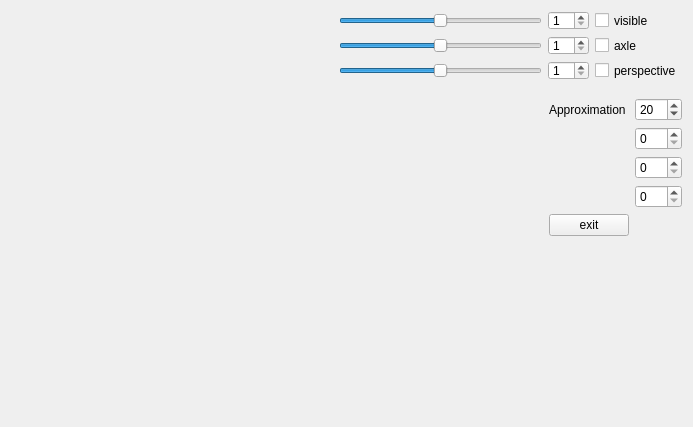
<?xml version="1.0" encoding="UTF-8"?>
<ui version="4.0">
 <class>Frame</class>
 <widget class="QWidget" name="Frame">
  <property name="geometry">
   <rect>
    <x>0</x>
    <y>0</y>
    <width>693</width>
    <height>427</height>
   </rect>
  </property>
  <property name="minimumSize">
   <size>
    <width>693</width>
    <height>427</height>
   </size>
  </property>
  <property name="windowTitle">
   <string>Frame</string>
  </property>
  <layout class="QFormLayout" name="formLayout">
   <property name="fieldGrowthPolicy">
    <enum>QFormLayout::AllNonFixedFieldsGrow</enum>
   </property>
   <item row="0" column="1">
    <layout class="QGridLayout" name="gridLayout_2">
     <item row="1" column="2">
      <widget class="QSlider" name="UpDown">
       <property name="minimumSize">
        <size>
         <width>203</width>
         <height>19</height>
        </size>
       </property>
       <property name="maximumSize">
        <size>
         <width>203</width>
         <height>19</height>
        </size>
       </property>
       <property name="minimum">
        <number>-100</number>
       </property>
       <property name="maximum">
        <number>100</number>
       </property>
       <property name="orientation">
        <enum>Qt::Horizontal</enum>
       </property>
      </widget>
     </item>
     <item row="2" column="2">
      <widget class="QSlider" name="zoom">
       <property name="minimumSize">
        <size>
         <width>203</width>
         <height>19</height>
        </size>
       </property>
       <property name="maximumSize">
        <size>
         <width>203</width>
         <height>19</height>
        </size>
       </property>
       <property name="minimum">
        <number>0</number>
       </property>
       <property name="maximum">
        <number>200</number>
       </property>
       <property name="value">
        <number>100</number>
       </property>
       <property name="orientation">
        <enum>Qt::Horizontal</enum>
       </property>
      </widget>
     </item>
     <item row="0" column="0">
      <spacer name="horizontalSpacer">
       <property name="orientation">
        <enum>Qt::Horizontal</enum>
       </property>
       <property name="sizeHint" stdset="0">
        <size>
         <width>40</width>
         <height>20</height>
        </size>
       </property>
      </spacer>
     </item>
     <item row="1" column="5">
      <widget class="QCheckBox" name="axleVisible">
       <property name="text">
        <string>axle</string>
       </property>
      </widget>
     </item>
     <item row="0" column="2">
      <widget class="QSlider" name="LeftRight">
       <property name="minimumSize">
        <size>
         <width>203</width>
         <height>19</height>
        </size>
       </property>
       <property name="maximumSize">
        <size>
         <width>203</width>
         <height>19</height>
        </size>
       </property>
       <property name="minimum">
        <number>-100</number>
       </property>
       <property name="maximum">
        <number>100</number>
       </property>
       <property name="orientation">
        <enum>Qt::Horizontal</enum>
       </property>
      </widget>
     </item>
     <item row="1" column="4">
      <widget class="QSpinBox" name="ScaleY">
       <property name="minimum">
        <number>1</number>
       </property>
      </widget>
     </item>
     <item row="2" column="4">
      <widget class="QSpinBox" name="ScaleZ">
       <property name="minimum">
        <number>1</number>
       </property>
      </widget>
     </item>
     <item row="0" column="4">
      <widget class="QSpinBox" name="ScaleX">
       <property name="minimum">
        <number>1</number>
       </property>
      </widget>
     </item>
     <item row="0" column="5">
      <widget class="QCheckBox" name="checkBox">
       <property name="text">
        <string>visible</string>
       </property>
      </widget>
     </item>
     <item row="2" column="5">
      <widget class="QCheckBox" name="perspectiveView">
       <property name="text">
        <string>perspective</string>
       </property>
      </widget>
     </item>
    </layout>
   </item>
   <item row="3" column="1">
    <spacer name="horizontalSpacer_2">
     <property name="orientation">
      <enum>Qt::Horizontal</enum>
     </property>
     <property name="sizeHint" stdset="0">
      <size>
       <width>198</width>
       <height>45</height>
      </size>
     </property>
    </spacer>
   </item>
   <item row="2" column="1">
    <layout class="QGridLayout" name="gridLayout">
     <item row="0" column="2">
      <widget class="QSpinBox" name="Approximation">
       <property name="minimum">
        <number>1</number>
       </property>
       <property name="maximum">
        <number>100</number>
       </property>
       <property name="value">
        <number>20</number>
       </property>
      </widget>
     </item>
     <item row="0" column="1">
      <widget class="QLabel" name="label">
       <property name="text">
        <string>Approximation</string>
       </property>
      </widget>
     </item>
     <item row="0" column="0">
      <spacer name="horizontalSpacer_3">
       <property name="orientation">
        <enum>Qt::Horizontal</enum>
       </property>
       <property name="sizeHint" stdset="0">
        <size>
         <width>40</width>
         <height>20</height>
        </size>
       </property>
      </spacer>
     </item>
     <item row="2" column="2">
      <widget class="QSpinBox" name="spinBox_3"/>
     </item>
     <item row="1" column="2">
      <widget class="QSpinBox" name="spinBox_2"/>
     </item>
     <item row="4" column="1">
      <widget class="QPushButton" name="exitButton">
       <property name="text">
        <string>exit</string>
       </property>
      </widget>
     </item>
     <item row="3" column="2">
      <widget class="QSpinBox" name="spinBox_4"/>
     </item>
    </layout>
   </item>
  </layout>
 </widget>
 <layoutdefault spacing="6" margin="11"/>
 <resources/>
 <connections/>
</ui>
